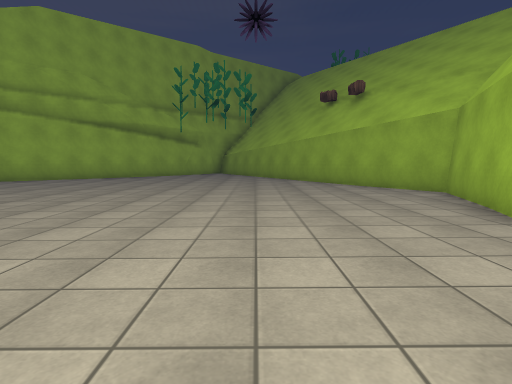
view 1 (above)

24 first-person views from a walk through a Unity game level. The camera is 1.3 m above the floor, tilts 6° down and sees 80° across. The floor is counted in squares, 2 m on a side. Each view is taken from the middle of a square. On the plan, view 1 faces up. The plan holds only what a view shows up to about 10 squares ahead; the rest is blank. The place goes on beyond the plan. The player character is not drawn. Some animated figures are left out. Some surface patterns are stand-ins.

view 2
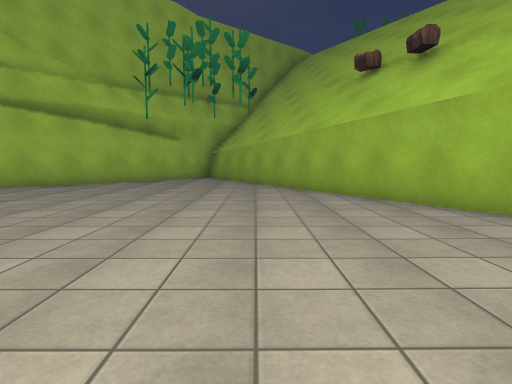

view 3
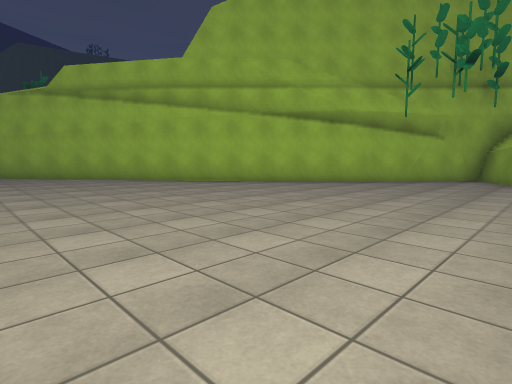

view 4
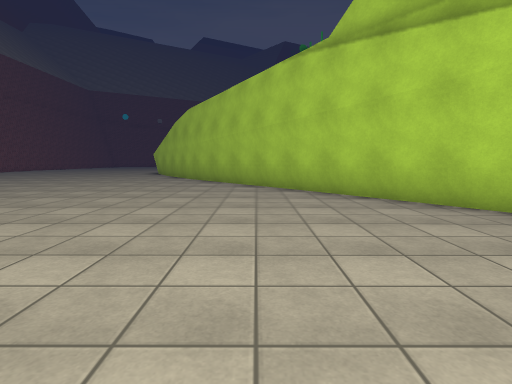

view 5
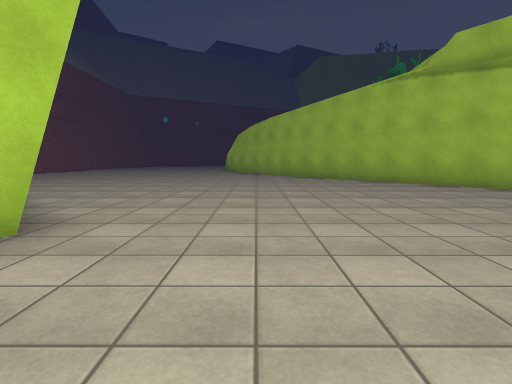

view 6
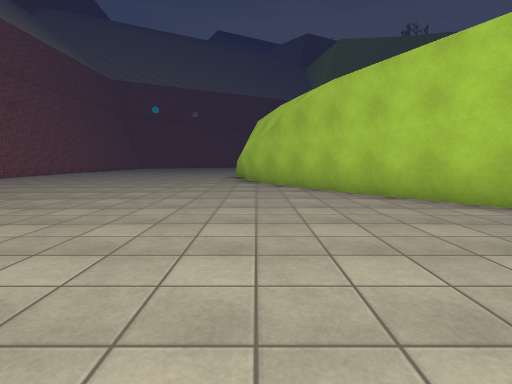

view 7
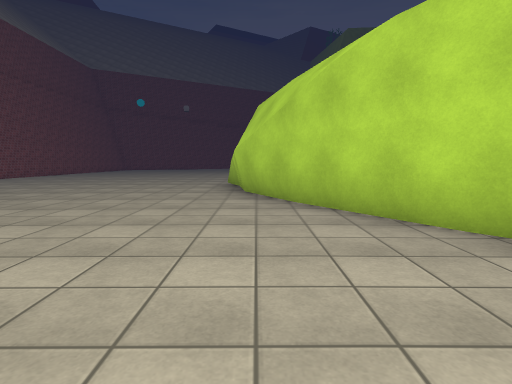

view 8
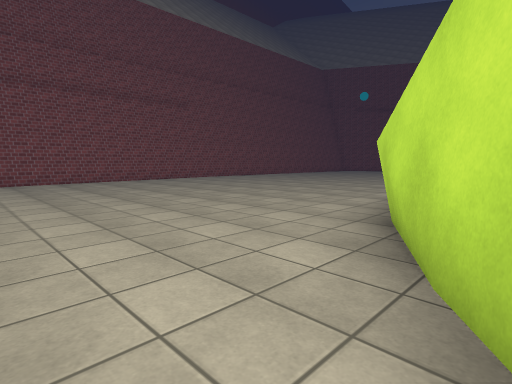

view 9
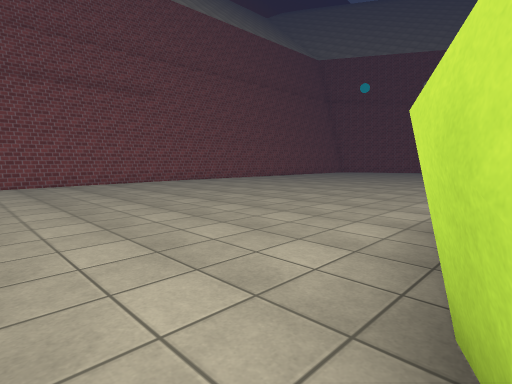

view 10
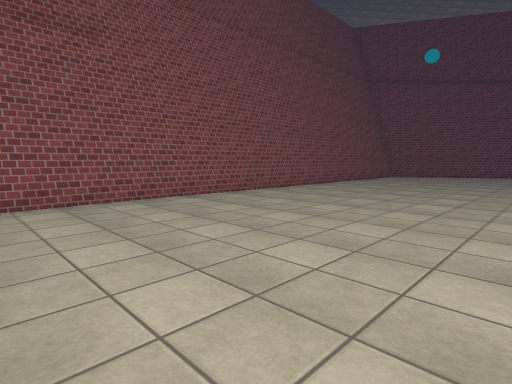

view 11
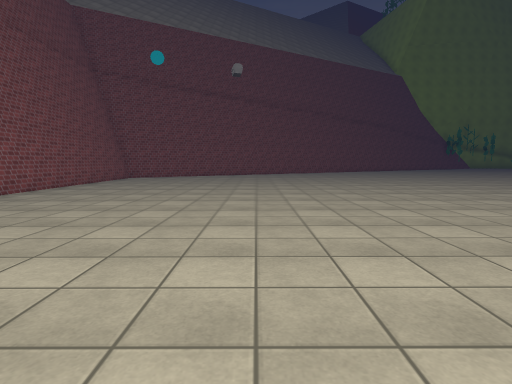

view 12
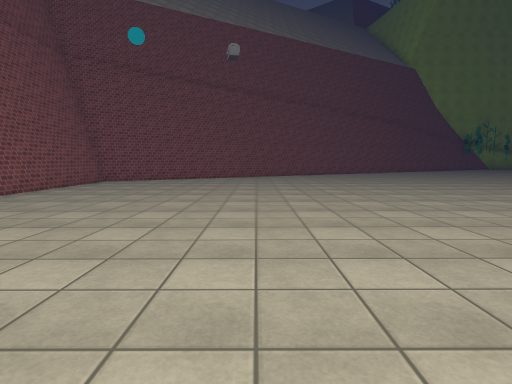

view 13
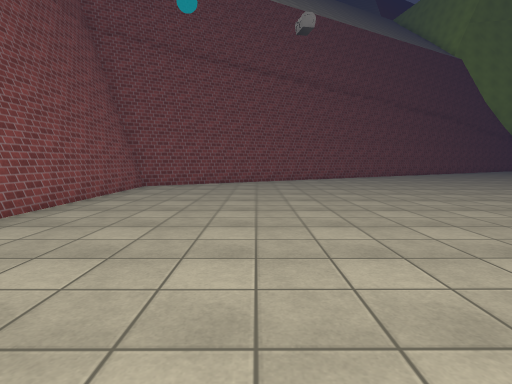

view 14
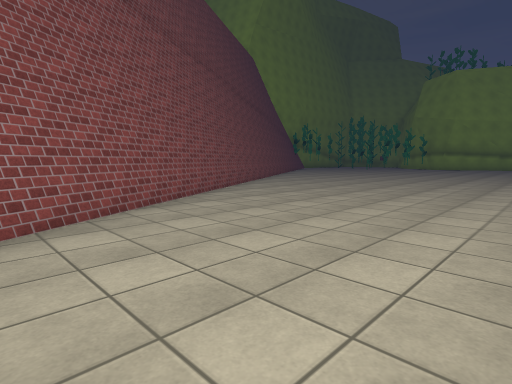

view 15
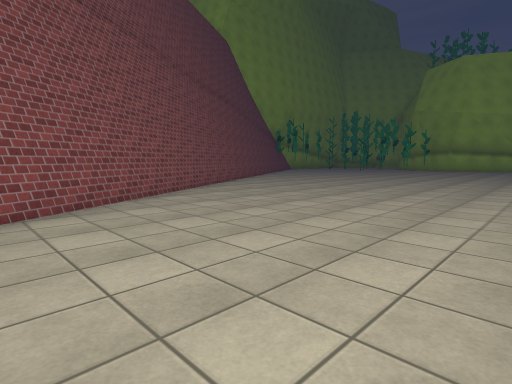

view 16
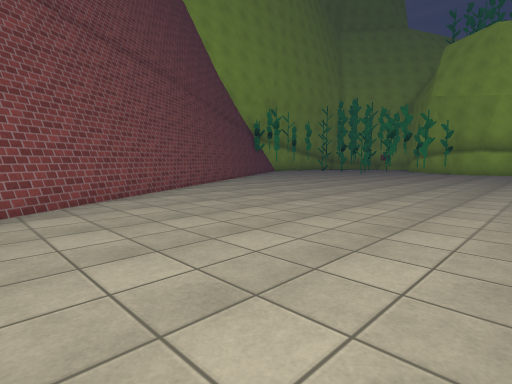

view 17
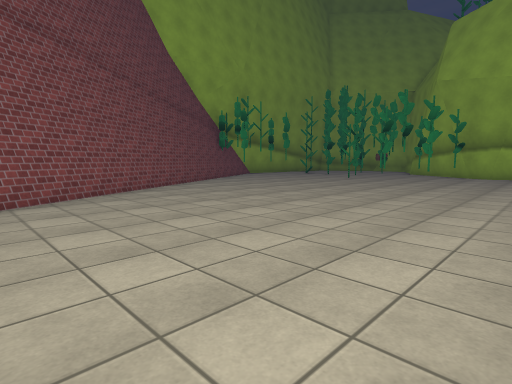

view 18
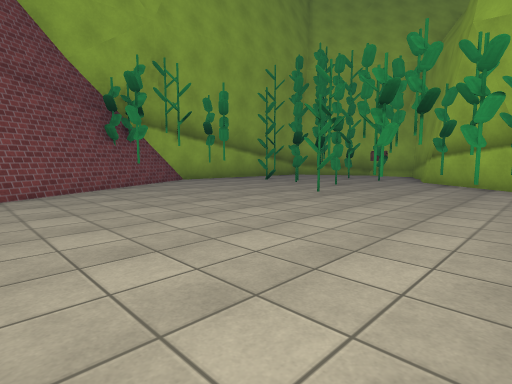

view 19
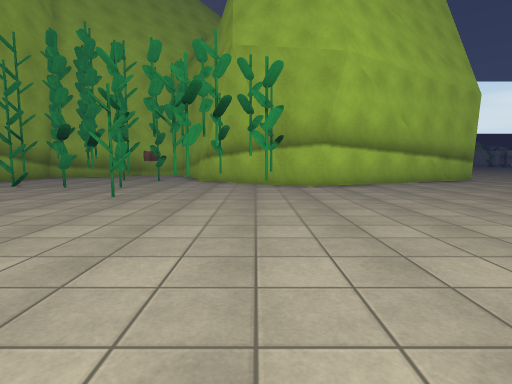

view 20
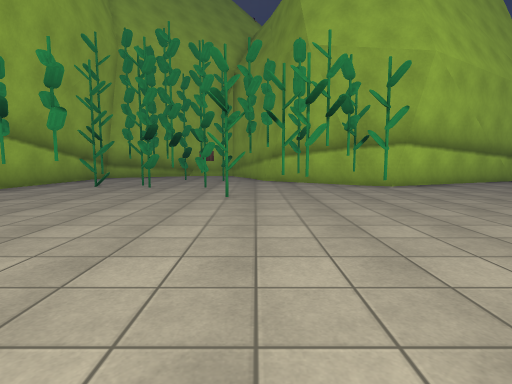

view 21
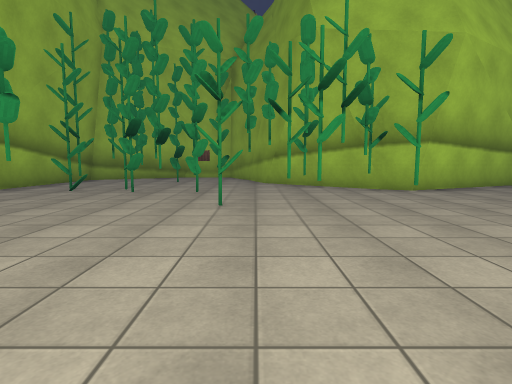

view 22
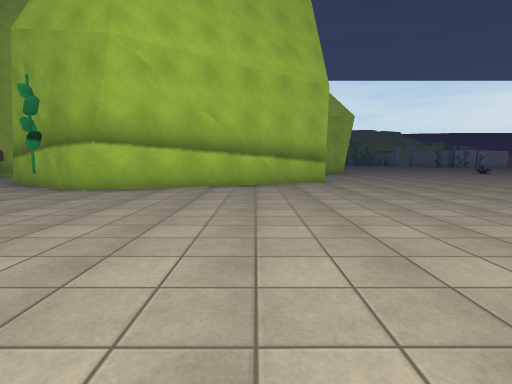

view 23
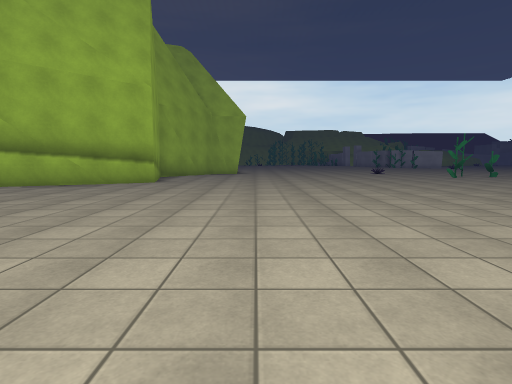

view 24
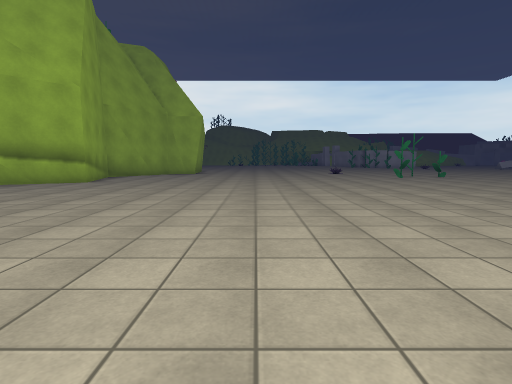

### Floor plan
Points are (right, up) in squares from view 1. A wall is a line through its corners. A room is listed if a view was taken in it or the views show most of it. See-through windows are left out.
Room 1 (views 1, 2, 3, 4, 5, 6, 7, 8, 9, 10, 11, 12, 13, 14, 15, 16, 17, 18, 19, 20, 21, 22, 23, 24)
walls: (-18.2, 1.2) (-19.3, 0.6) (-21.2, 0.4); (-15.3, 3.3) (-19.3, 0.5); (-20.5, -8.3) (-18, -8.3); (-26.1, -8.3) (-20.6, -8.3); (-31.9, 18.8) (-37.5, 16.4) (-38.6, 16.8); (-38.3, 16.7) (-40.5, 18.3) (-41.2, 19.8); (-3.8, 13) (-15.8, 3.1); (-41.1, 19.7) (-41.3, 20.1); (-45.4, 11.6) (-34, -8.1) (-16.8, -8.1); (-1.9, 15.5) (-4.1, 12.9); (-0.8, 14.3) (-1.7, 15.8) (-2.3, 15.3); (-46.7, 14.7) (-46.8, 13.6); (-46.9, 14.2) (-45.8, 12.4); (3, 3.4) (4, 6.3) (-0.7, 14.1); (-45.4, 20.2) (-46.2, 19.8) (-46.6, 15.7)
objects: other object (-45, 12); other object (-45, 16); other object (-45, 17); other object (-45, 18); other object (-45, 19) to (-44, 19); other object (-44, 14); other object (-44, 17); other object (-44, 18); other object (-43, 16); other object (-43, 17); other object (-43, 18); other object (-43, 19); other object (-43, 20); other object (-42, 16); other object (-42, 17); other object (-42, 18); other object (-41, 14); other object (-41, 15) to (-40, 15); other object (-41, 17); other object (-40, 14); other object (-40, 17); other object (-39, 14); other object (-39, 15); other object (-39, 16)

Where each view was taken, in squares from view 1:
view 1: 0 up, 0 right, facing up
view 2: 4 up, 0 right, facing up
view 3: 4 up, 0 right, facing up-left
view 4: 5 up, 6 left, facing left
view 5: 2 up, 4 left, facing left
view 6: 1 up, 10 left, facing left
view 7: 1 up, 13 left, facing left
view 8: 2 up, 16 left, facing down-left
view 9: 1 up, 18 left, facing down-left
view 10: 3 down, 21 left, facing down-left
view 11: 3 down, 22 left, facing left
view 12: 3 down, 24 left, facing left
view 13: 5 down, 26 left, facing left
view 14: 6 down, 32 left, facing up-left
view 15: 3 down, 33 left, facing up-left
view 16: 1 up, 35 left, facing up-left
view 17: 4 up, 36 left, facing up-left
view 18: 9 up, 38 left, facing up-left
view 19: 9 up, 39 left, facing up
view 20: 9 up, 41 left, facing up
view 21: 10 up, 41 left, facing up
view 22: 10 up, 34 left, facing up
view 23: 10 up, 29 left, facing up
view 24: 10 up, 27 left, facing up
